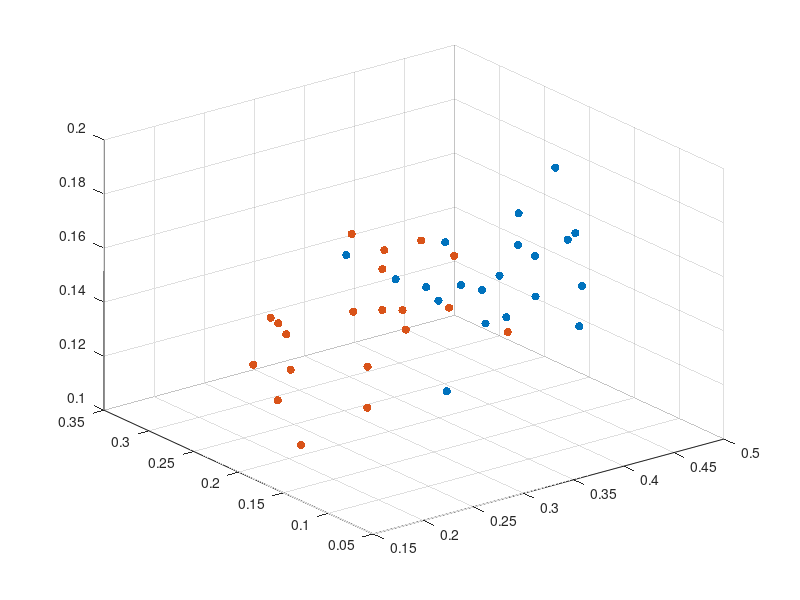

Source code (MATLAB):
close all
clear all

data4=csvread('calsificador_4ET4size20NE_uno.csv');
data8=csvread('calsificador_4ET8size20NE_uno.csv');
data16=csvread('calsificador_4ET16size20NE_uno.csv');
data32=csvread('calsificador_4ET32size20NE_uno.csv');

x(1,:)=data4(1,:);
y(1,:)=data4(2,:);
z(1,:)=data4(3,:);

scatter3(x,y,z, 'filled');


x1(1,:)=data32(1,:);
y1(1,:)=data32(2,:);
z1(1,:)=data32(3,:);

hold on
scatter3(x1,y1,z1, 'filled');



PromData4=mean(data4,2);
PromData8=mean(data8,2);
PromData16=mean(data16,2);
PromData32=mean(data32,2);

Prom=[PromData4 PromData8 PromData16 PromData32];